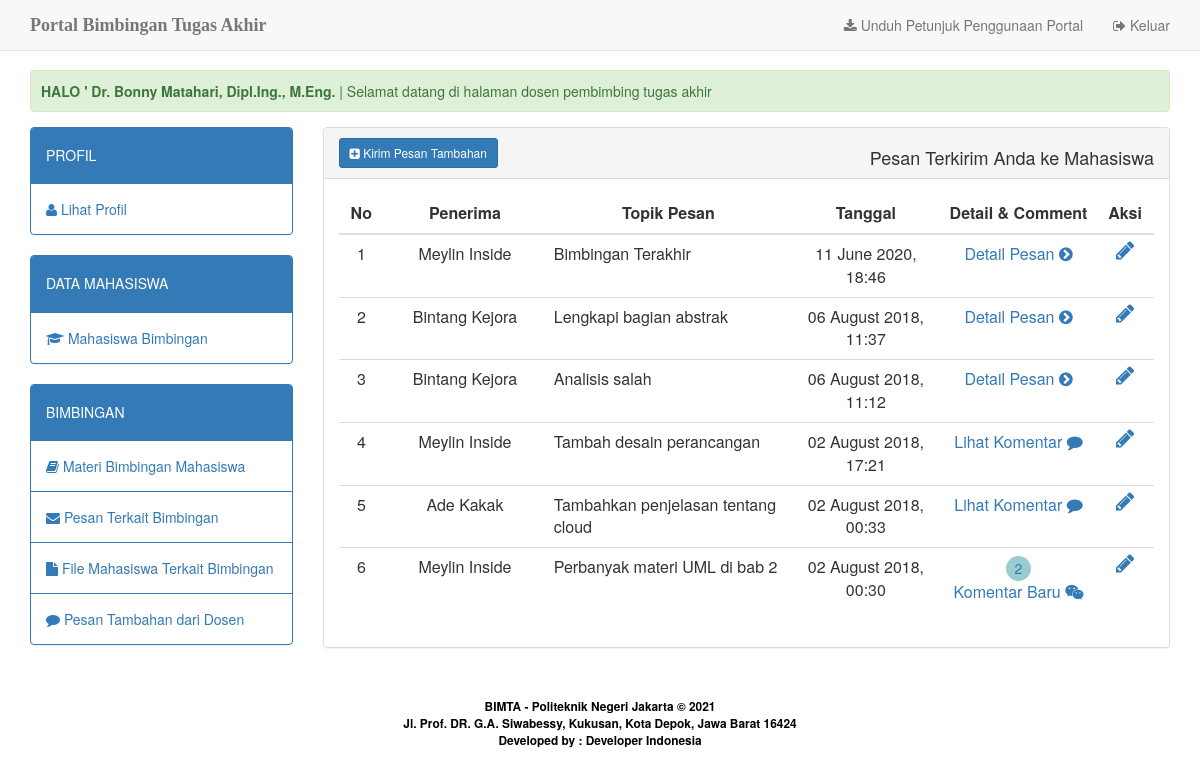
/home.php?apps=pesantambahan (signed in), run on the app's committed database.
### tables this page shows
CREATE TABLE `dosen` (
  `id_dosen` int(3) NOT NULL,
  `nip_dosen` char(18) NOT NULL,
  `nm_dosen` varchar(50) NOT NULL,
  `no_telp` char(12) DEFAULT NULL,
  `username` char(10) NOT NULL,
  `password` char(10) NOT NULL,
  `status_user` varchar(5) NOT NULL DEFAULT 'dosen'
);

CREATE TABLE `pesan_tambahan` (
  `id_pesantambahan` int(10) NOT NULL,
  `dosen_pengirim` int(3) NOT NULL,
  `mhs_penerima` int(10) NOT NULL,
  `topik_pesan` varchar(100) NOT NULL,
  `pesan` text NOT NULL,
  `tgl` datetime NOT NULL DEFAULT CURRENT_TIMESTAMP
);

CREATE TABLE `mahasiswa` (
  `nim` int(11) NOT NULL,
  `nm_mhs` varchar(30) NOT NULL,
  `th_bimbingan` year(4) NOT NULL,
  `id_prodi` int(2) NOT NULL,
  `id_dosen` int(3) NOT NULL,
  `foto` varchar(30) NOT NULL DEFAULT 'default.jpg',
  `username` char(10) NOT NULL,
  `password` char(10) NOT NULL,
  `status_user` varchar(9) NOT NULL DEFAULT 'mahasiswa'
);

### apps/app_pesantambahan/dosenview.php (the view, shortened to what this page needs)
<div class="panel panel-default">
  <div class="panel-heading">
    <?php if ($_SESSION['user_level']=='dosen') { ?>
    <a href="?apps=pesantambahan&amp;act=add" class="btn btn-primary btn-sm"><i class="fa fa-plus-square"></i> Kirim
      Pesan Tambahan </a>
    <span class="pull-right">
      <h4>Pesan Terkirim Anda ke Mahasiswa</h4>
    </span>
    <?php } ?>
  </div>
  <div class="panel-body">
    <table width="20%" class="table table-hover" id="tbl_users">
      <thead>
        <tr>
          <th width="1%" style="width: 1%">
            <div align="center">No</div>
          </th>
          <th width="9%" style="width: 9%">
            <div align="center">Penerima</div>
          </th>
          <th width="15%" style="width: 15%">
            <div align="center">Topik Pesan</div>
          </th>
          <th width="9%" style="width: 9%">
            <div align="center">Tanggal</div>
          </th>
          <th width="8%" style="width: 8%">
            <div align="center">Detail & Comment</div>
          </th>
          <th width="1%" style="width: 1%">
            <div align="center">Aksi</div>
          </th>
        </tr>
      </thead>
      <tbody>
        <?php
	    		$stmt = $db_con->prepare("SELECT * FROM pesan_tambahan, mahasiswa where mahasiswa.id_dosen='$_SESSION[user_session]' && pesan_tambahan.dosen_pengirim='$_SESSION[user_session]' && mahasiswa.nim=pesan_tambahan.mhs_penerima ORDER BY tgl DESC");
					$stmt->execute();
					$no=1;
					while($row=$stmt->fetch(PDO::FETCH_ASSOC)) {
				?>
        <tr>
          <td>
            <div align="center"><?php echo $no; ?></div>
          </td>
          <td>
            <div align="center"><?php echo $row['nm_mhs']; ?></div>
          </td>
          <td>
            <div align="left"><?php echo $row['topik_pesan']; ?></div>
          </td>
          <td>
            <div align="center"><?php $tgl=date_create($row['tgl']); echo date_format($tgl, 'd F Y, H:i'); ?></div>
          </td>
          <?php
					  $message=$row['id_pesantambahan'];
					  $stmt2 = $db_con->prepare("SELECT * FROM comment_tambahan where id_pesantambahan ='$message' && pengirim='mahasiswa' && status_read='0' ");
						$stmt2->execute();
						$check=$stmt2->rowCount();
						$stmt3 = $db_con->prepare("SELECT * FROM comment_tambahan where id_pesantambahan ='$message' && pengirim='mahasiswa'");
						$stmt3->execute();
						$check2=$stmt3->rowCount();
					?>
          <td align="center">
            <?php if($check > 0) { ?>
            <a href="?apps=pesantambahan&act=viewchat&id=<?php echo $row['id_pesantambahan']; ?>" title="Komentar baru">
              <div align="center" class="circle"><?php echo $check; ?></div>Komentar Baru <i class="fa fa-wechat"
                aria-hidden="true"></i>
            </a>
            <?php } else { if($check2 == 0) {  ?>
            <a class="edit-link" href="?apps=pesantambahan&act=viewchat&id=<?php echo $row['id_pesantambahan']; ?>"
              title="Tampilkan detail pesan">Detail Pesan <i class="fa fa-chevron-circle-right"
                aria-hidden="true"></i></a>
            <?php } else { ?>
            <a class="edit-link" href="?apps=pesantambahan&act=viewchat&id=<?php echo $row['id_pesantambahan']; ?>"
              title="Lihat komentar">Lihat Komentar <i class="fa fa-comment" aria-hidden="true"></i></a>
            <?php } } ?>
          </td>
          <td>
            <div align="center">
              <a href="?apps=pesantambahan&act=editpesaninti&id=<?php echo $row['id_pesantambahan']; ?>" title="Edit"><i
                  class="fa fa-pencil fa-lg" aria-hidden="true"></i></a>
            </div>
          </td>
        </tr>
        <?php
					$no++;
				 	}
				?>
      </tbody>
    </table>
  </div>
</div>

### home.php (shortened to what this page needs)
<?php
	include_once 'dbconfig.php';
	$stmt = $db_con->prepare("SELECT * FROM dosen WHERE id_dosen=:uid");
	$stmt->execute(array(":uid"=>$_SESSION['user_session']));
	$row=$stmt->fetch(PDO::FETCH_ASSOC);
	$stmt2 = $db_con->prepare("SELECT * FROM mahasiswa WHERE nim=:uid");
	$stmt2->execute(array(":uid"=>$_SESSION['user_session']));
	$row2=$stmt2->fetch(PDO::FETCH_ASSOC);
	$stmt3 = $db_con->prepare("SELECT * FROM admin_prodi WHERE id_admin=:uid");
	$stmt3->execute(array(":uid"=>$_SESSION['user_session']));
	$row3=$stmt3->fetch(PDO::FETCH_ASSOC);
	$stmt4 = $db_con->prepare("SELECT * FROM kaprodi WHERE id_kaprodi=:uid");
	$stmt4->execute(array(":uid"=>$_SESSION['user_session']));
	$row4=$stmt4->fetch(PDO::FETCH_ASSOC);
?>
<!DOCTYPE html>
<html lang="en">
<head>
  <link href="assets/css/bootstrap.min.css" rel="stylesheet">
  <link href="assets/css/style.css" rel="stylesheet">
  <link href="assets/css/font-awesome.css" rel="stylesheet">
  <link href="assets/css/datatables.min.css" rel="stylesheet">
</head>
<body>
  <nav class="navbar navbar-default navbar-fixed-top">
    <div class="container">
      <div class="navbar-header">
        <a class="navbar-brand" href="./"><b>Portal Bimbingan Tugas Akhir</b><span class="style4"></span></a>
      </div>
      <div id="navbar" class="navbar-collapse collapse">
        <ul class="nav navbar-nav navbar-right">
          <?php if ($_SESSION['user_level']=='mahasiswa') {
			        echo "<li><a download href=petunjuk/mahasiswa.pdf><span class=\"fa fa-download\"></span> Unduh Petunjuk Penggunaan Portal</a></li>";
			        }
					elseif ($_SESSION['user_level']=='dosen') {
			        echo "<li><a download href=petunjuk/dosen.pdf><span class=\"fa fa-download\"></span> Unduh Petunjuk Penggunaan Portal</a></li>";
			        }
					elseif ($_SESSION['user_level']=='kaprodi') {
			        echo "<li><a download href=petunjuk/kaprodi.pdf><span class=\"fa fa-download\"></span> Unduh Petunjuk Penggunaan Portal</a></li>";
			        }
					 ?>
          <li><a href="logout.php"><span class="fa fa-sign-out"></span> Keluar</a></li>
        </ul>
      </div>
    </div>
  </nav>
  <div class="body-container">
    <div class="container">
      <div class='alert alert-success'>
        <marquee>
          <strong>HALO ' <?php
					if ($_SESSION['user_level']=='dosen') {echo $row['nm_dosen'];}
					elseif ($_SESSION['user_level']=='mahasiswa') {echo $row2['nm_mhs'];}
					elseif ($_SESSION['user_level']=='admin') {echo $row3['nm_admin'];}
					elseif ($_SESSION['user_level']=='kaprodi') {echo $row4['nm_kaprodi'];}
				?></strong> | Selamat datang di halaman <?php
					if ($_SESSION['user_level']=='dosen') {echo "dosen pembimbing tugas akhir";}
					elseif ($_SESSION['user_level']=='mahasiswa') {echo "mahasiswa";}
					elseif ($_SESSION['user_level']=='admin') {echo "administrator";}
					elseif ($_SESSION['user_level']=='kaprodi') {echo "kepala prodi";}
				?>
        </marquee>
      </div>
      <div class="row">
        <div class="col-md-3">
          <?php include 'apps/menu.php'; ?>
        </div>
        <div class="col-md-9">
          <?php include 'apps/content.php'; ?>
        </div>
      </div>
    </div>
    <center>
      <p>&nbsp;</p>
      <p><small style="color: #fff"><span class="style3" style="font-weight: bold;">BIMTA - Politeknik Negeri
            Jakarta &copy; <?php echo date('Y');?></span><br>
          <strong><span class="style3"><span class="style3">Jl. Prof. DR. G.A. Siwabessy, Kukusan, Kota Depok,
                Jawa Barat 16424<br>
                Developed by : Developer Indonesia
              </span></strong></small> </p>
    </center>
  </div>
</body>
</html>

### assets/css/style.css (style rules this page uses)
body { background:#f1f9f9; }
.body-container { margin-top:70px; }
.navbar-brand { font-family:"Lucida Handwriting"; }

### home.php (style rules this page uses)
.style3 { color: #000000 }

### apps/app_pesantambahan/dosenview.php (style rules this page uses)
.circle { width: 25px; height: 25px; border-radius: 50%; font-size: 14px; background: #9cc; line-height: 25px; text-align: center; }

### data on the page
dosen: nm_dosen "Dr. Bonny Matahari, Dipl.Ing., M.Eng."
pesan_tambahan: mhs_penerima.nm_mhs "Meylin Inside", topik_pesan "Bimbingan Terakhir", tgl "11 June 2020, 18:46"
pesan_tambahan: mhs_penerima.nm_mhs "Bintang Kejora", topik_pesan "Lengkapi bagian abstrak", tgl "06 August 2018, 11:37"
pesan_tambahan: mhs_penerima.nm_mhs "Bintang Kejora", topik_pesan "Analisis salah", tgl "06 August 2018, 11:12"
pesan_tambahan: mhs_penerima.nm_mhs "Meylin Inside", topik_pesan "Tambah desain perancangan", tgl "02 August 2018, 17:21"
pesan_tambahan: mhs_penerima.nm_mhs "Ade Kakak", topik_pesan "Tambahkan penjelasan tentang cloud", tgl "02 August 2018, 00:33"
pesan_tambahan: mhs_penerima.nm_mhs "Meylin Inside", topik_pesan "Perbanyak materi UML di bab 2", tgl "02 August 2018, 00:30", check "2"
